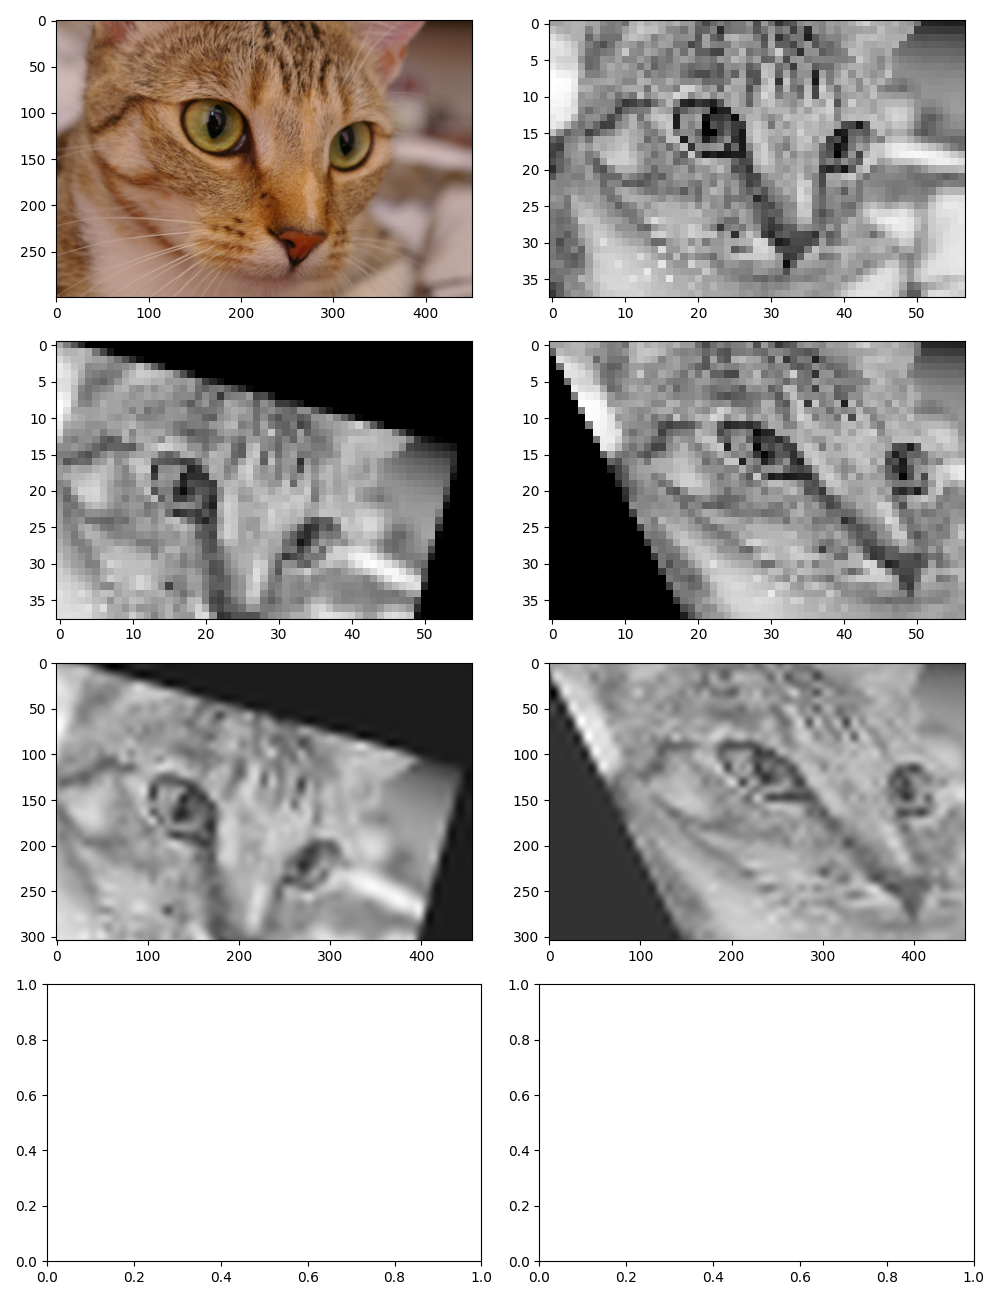

This figure's Python source:
import numpy as np
import matplotlib.pyplot as plt
from skimage import data
from skimage.transform import AffineTransform, warp
from scipy.interpolate import interp2d
from scipy.interpolate import NearestNDInterpolator

# Ex 1
fig, ax = plt.subplots(4,2, figsize=(10,13))

image = data.chelsea()
ax[0,0].imshow(image)

new_chelsea = np.mean(image[::8, ::8], 2)
ax[0,1].imshow(new_chelsea, cmap = 'binary_r')

def rotate(phi):
    matrix = np.zeros((3,3))
    matrix[0,0] = np.cos(phi)
    matrix[0,1] = -np.sin(phi)
    matrix[1,0] = np.sin(phi)
    matrix[1,1] = np.cos(phi)
    matrix[2,2] = 1
    return matrix

transform = AffineTransform(matrix = rotate(np.pi/12)) 
rot_image = warp(new_chelsea, transform.inverse)
ax[1,0].imshow(rot_image, cmap = 'binary_r')

def shear(cx, cy):
    matrix = np.zeros((3,3))
    matrix[0,0] = 1
    matrix[0,1] = cx
    matrix[1,0] = cy
    matrix[1,1] = 1
    matrix[2,2] = 1
    return matrix

transform = AffineTransform(matrix = shear(0.5, 0)) 
rot_image2 = warp(new_chelsea, transform.inverse)
ax[1,1].imshow(rot_image2, cmap = 'binary_r')

# Ex 2
x_s, y_s  = np.shape(rot_image)
x = np.linspace(0, 8 * x_s, x_s)
y = np.linspace(0, 8 * y_s, y_s)

x_new = np.arange(0, 8 * x_s, 1)
y_new = np.arange(0, 8 * y_s, 1)

iinter_img = interp2d(y, x, rot_image, kind='cubic')
iinter_img = iinter_img(y_new, x_new)

ax[2,0].imshow(iinter_img, cmap = 'binary_r')


x_s, y_s  = np.shape(rot_image2)
x = np.linspace(0, 8 * x_s, x_s)
y = np.linspace(0, 8 * y_s, y_s)

x_new = np.arange(0, 8 * x_s, 1)
y_new = np.arange(0, 8 * y_s, 1)

iinter_img2 = interp2d(y, x, rot_image2, kind='cubic')
iinter_img2 = iinter_img2(y_new, x_new)

ax[2,1].imshow(iinter_img2, cmap = 'binary_r')

print(np.round(iinter_img[0:15,0:15],1))

# Ex 3
# x_s, y_s  = np.shape(rot_image2)
# x = np.linspace(0, 8 * x_s, x_s)
# y = np.linspace(0, 8 * y_s, y_s)
#
# x_new = np.arange(0, 8 * x_s, 1)
# y_new = np.arange(0, 8 * y_s, 1)
#
#
# def nearby(X_axis, Y_axis):
#     x = np.abs(x-X_axis)
#     y = np.abs(y-Y_axis)
#     return y, x

plt.tight_layout()
plt.savefig("lab02")